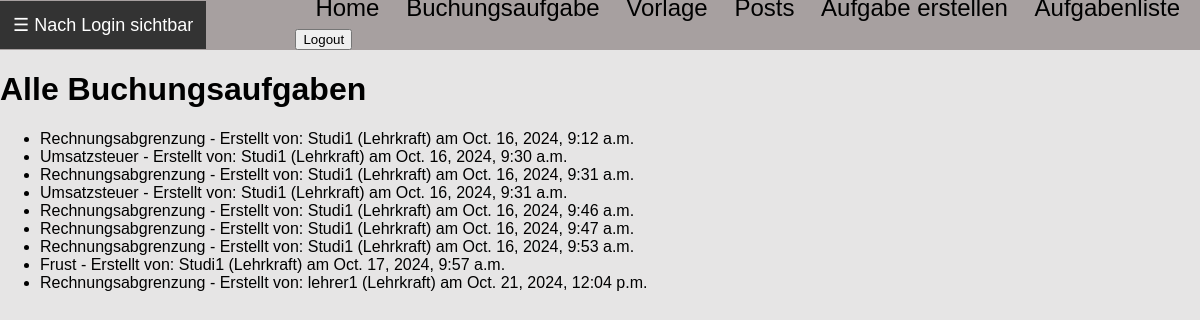
Page /posts/aufgaben/ (signed in) on the earlier database version.
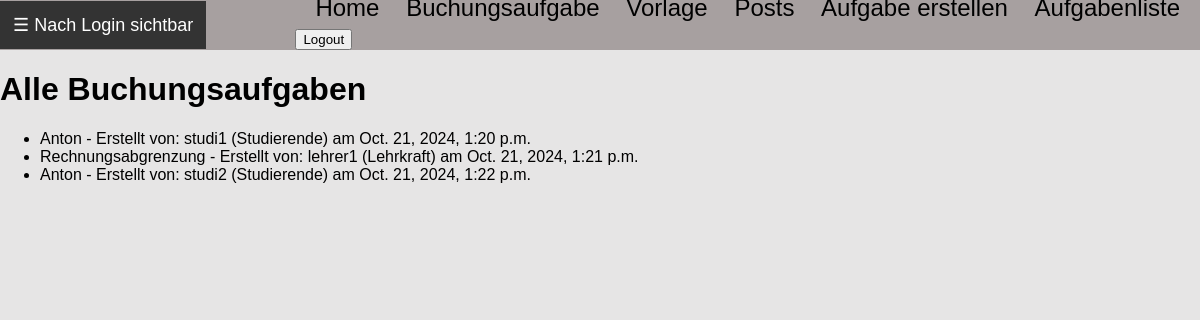
Same page on the later database version.
### posts/models.py (models this page shows)
class Aufgabe(models.Model):
    kategorie = models.ForeignKey(Kategorie, on_delete=models.CASCADE)  # Ändere CharField zu ForeignKey
    aufgabentext = models.TextField()
    loesung_haben = models.JSONField(blank=True, null=True)
    loesung_soll = models.JSONField(blank=True, null=True)
    multiple_choice_antworten = models.JSONField(blank=True, null=True)
    richtige_antwort = models.TextField(blank=True, null=True)
    aufgabentyp = models.CharField(max_length=50, choices=[
        ('buchungssatz', 'Buchungssatz'),
        ('multiple_choice', 'Multiple Choice'),
        ('texteingabe', 'Texteingabe')
    ])
    author = models.ForeignKey(settings.AUTH_USER_MODEL, on_delete=models.CASCADE)
    erstellungsdatum = models.DateTimeField(auto_now_add=True)
    id = models.AutoField(primary_key=True)

class Kategorie(models.Model):
    name = models.CharField(max_length=100, unique=True)
    def __str__(self):
        return self.name

### users/models.py (models this page shows)
class CustomUser(AbstractUser):
    ROLE_CHOICES = (
        ('student', 'Studierende'),
        ('teacher', 'Lehrkraft'),
    )
    role = models.CharField(max_length=10, choices=ROLE_CHOICES, default='student')
    professor = models.ForeignKey(
        'self',
        null=True, blank=True,
        limit_choices_to={'role': 'teacher'},
        on_delete=models.SET_NULL,
        related_name='students'
    )
    def __str__(self):
        return f'{self.username} ({self.get_role_display()})'

### posts/views.py (the view)
    def _wrapped_view_func(request, *args, **kwargs):
        if request.user.is_authenticated and request.user.role == 'teacher':
            return view_func(request, *args, **kwargs)
        else:
            return HttpResponse(f'Fehlende Berechtigung <br><a href="{reverse("index")}">Zurück zur Startseite</a>')

### posts/views.py (called while the page is built)
def lehrkraft_required(view_func):
    def _wrapped_view_func(request, *args, **kwargs):
        if request.user.is_authenticated and request.user.role == 'teacher':
            return view_func(request, *args, **kwargs)
        else:
            return HttpResponse(f'Fehlende Berechtigung <br><a href="{reverse("index")}">Zurück zur Startseite</a>')
    return _wrapped_view_func

@login_required(login_url="/users/login/")
@lehrkraft_required
def aufgaben_liste(request):
    aufgaben = Aufgabe.objects.all().order_by('id')
    return render(request, 'posts/aufgaben_liste.html', {'aufgaben': aufgaben})

### posts/templates/posts/aufgaben_liste.html (shortened to what this page needs)
{%extends 'vorlage.html' %}
{%block content%}
    <h1>Alle Buchungsaufgaben</h1>
    <ul>
        {% for aufgabe in aufgaben %}
            <li>{{ aufgabe.kategorie }} - Erstellt von: {{ aufgabe.author }} am {{ aufgabe.erstellungsdatum }}</li>
        {% endfor %}
    </ul>
{% endblock%}

### templates/vorlage.html (shortened to what this page needs)
{% load static %}
<!DOCTYPE html>
<html lang="de">
<head>
    <link rel="stylesheet" href="{% static 'css/styles.css' %}">
</head>
<body>
    <div class = "navigation_bar_top">
        {% if user.is_authenticated%}
            <button id="menuButton" class="menu_button">☰ Nach Login sichtbar</button>
        {% endif %}
        <div class = "topbar_text">
            <a class = "menulink" href="{% url 'index' %}">Home</a>
            <a class = "menulink" href="{% url 'posts:buchungsaufgabe' %}">Buchungsaufgabe</a>
            <a class = "menulink" href="{% url 'vorlage' %}">Vorlage</a>
            <a class = "menulink" href="{% url 'posts:list' %}">Posts</a>
            {% if user.is_authenticated %}
                <a class = "menulink" href="{% url 'posts:neue_aufgabe' %}">Aufgabe erstellen</a>
                <a class = "menulink" href="{% url 'posts:aufgaben_liste' %}">Aufgabenliste</a>
                <form class="logout" action="{%url 'users:logout' %}" method = "post">
                    <button class="logout-button" title="User Logout">Logout</button>
                </form>
            {% else %}
                <a class = "menulink" href="{% url 'users:login' %}">Login</a>
                <a class = "menulink" href="{% url 'users:register' %}">Registrierung</a>
            {% endif %}
        </div>
    </div>
    {% block content %}{% endblock %}
</body>
</html>

### static/css/styles.css (style rules this page uses)
body { margin: 0; font-family: Arial, sans-serif; background-color: rgb(230, 229, 229); }
.navigation_bar_top { background-color: rgb(167, 160, 160); height: 50px; position: relative; display: flex; align-items: center; padding: 0 0px; }
.topbar_text { font-size: 24px; display: inline-block; position: absolute; bottom: 0; right: 20px; }
.menulink { color: black; text-decoration: none; margin-left: 20px; }
.menu_button { display:flex; background-color: #333; color: white; border: none; padding: 13px; font-size: 18px; cursor: pointer; }

Differences in the rows shown:
removed Aufgabe: kategorie "Rechnungsabgrenzung", author "Studi1 (Lehrkraft)", erstellungsdatum "Oct. 16, 2024, 9:12 a.m."
removed Aufgabe: kategorie "Umsatzsteuer", author "Studi1 (Lehrkraft)", erstellungsdatum "Oct. 16, 2024, 9:30 a.m."
removed Aufgabe: kategorie "Umsatzsteuer", author "Studi1 (Lehrkraft)", erstellungsdatum "Oct. 16, 2024, 9:31 a.m."
removed Aufgabe: kategorie "Rechnungsabgrenzung", author "Studi1 (Lehrkraft)", erstellungsdatum "Oct. 16, 2024, 9:46 a.m."
removed Aufgabe: kategorie "Rechnungsabgrenzung", author "Studi1 (Lehrkraft)", erstellungsdatum "Oct. 16, 2024, 9:47 a.m."
removed Aufgabe: kategorie "Rechnungsabgrenzung", author "Studi1 (Lehrkraft)", erstellungsdatum "Oct. 16, 2024, 9:53 a.m."
removed Aufgabe: kategorie "Frust", author "Studi1 (Lehrkraft)", erstellungsdatum "Oct. 17, 2024, 9:57 a.m."
removed Aufgabe: kategorie "Rechnungsabgrenzung", author "lehrer1 (Lehrkraft)", erstellungsdatum "Oct. 21, 2024, 12:04 p.m."
added Aufgabe: kategorie "Anton", author "studi1 (Studierende)", erstellungsdatum "Oct. 21, 2024, 1:20 p.m."
added Aufgabe: kategorie "Rechnungsabgrenzung", author "lehrer1 (Lehrkraft)", erstellungsdatum "Oct. 21, 2024, 1:21 p.m."
changed Aufgabe: kategorie "Rechnungsabgrenzung" → "Anton"; author "Studi1 (Lehrkraft)" → "studi2 (Studierende)"; erstellungsdatum "Oct. 16, 2024, 9:31 a.m." → "Oct. 21, 2024, 1:22 p.m."
